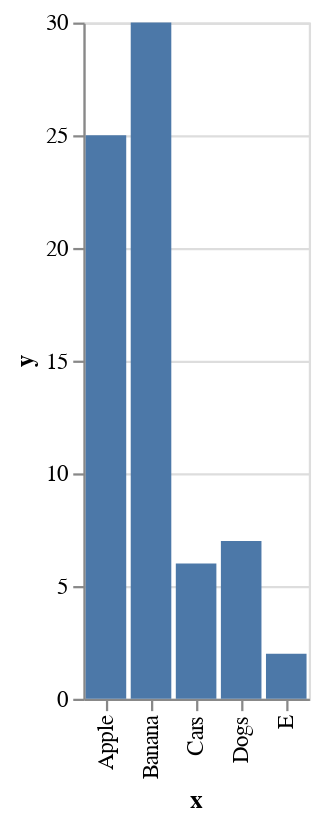

Notebook code for this chart:
### Code cell
import altair as alt

def pcrtestbarchart(data):     
   
    chart = alt.Chart(data).mark_bar().encode(
        x='x',
        y='y',
    )
    chart_json = chart.to_json()
    #return chart_json
    return chart

data = pd.DataFrame({'x': ['Apple', 'Banana', 'Cars', 'Dogs', 'E'],'y': [25, 30, 6, 7, 2]})
#datas=pd.DataFrame(data_pcr)
pcrtestbarchart(data)

### Figure 1 — Vega-Lite specification as saved in the notebook (floating-point values rounded to 4 significant figures)
{"config": {"view": {"continuousWidth": 400, "continuousHeight": 300}}, "data": {"name": "data-0478ffbf3719871ba641bf33ff0d05f6"}, "mark": "bar", "encoding": {"x": {"type": "nominal", "field": "x"}, "y": {"type": "quantitative", "field": "y"}}, "$schema": "https://vega.github.io/schema/vega-lite/v4.8.1.json", "datasets": {"data-0478ffbf3719871ba641bf33ff0d05f6": [{"x": "Apple", "y": 25}, {"x": "Banana", "y": 30}, {"x": "Cars", "y": 6}, {"x": "Dogs", "y": 7}, {"x": "E", "y": 2}]}}
